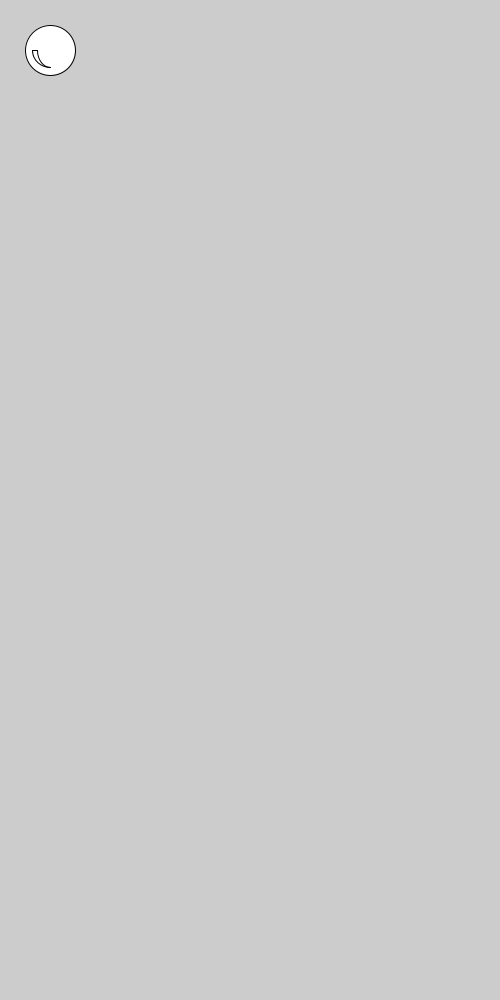
Frame 1 (no input)
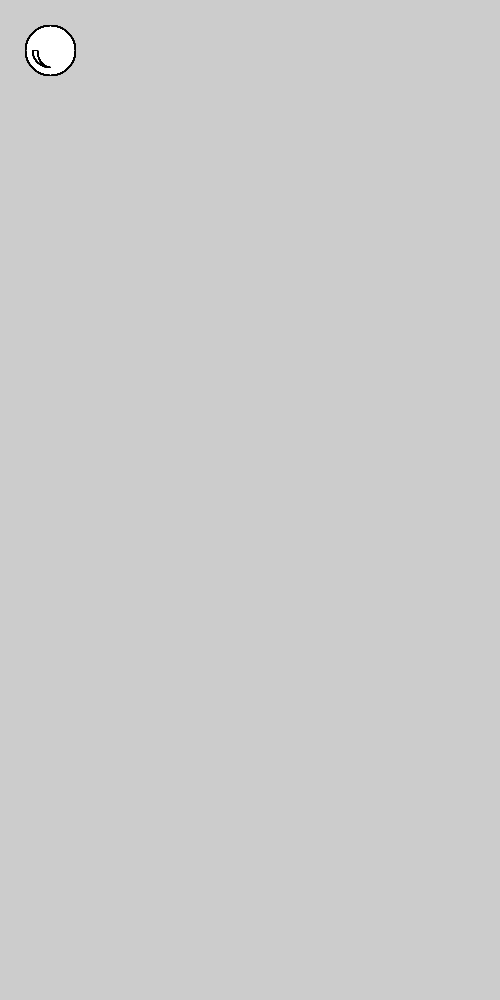
Frame 60 (the mouse pressed at the canvas centre just before this capture)
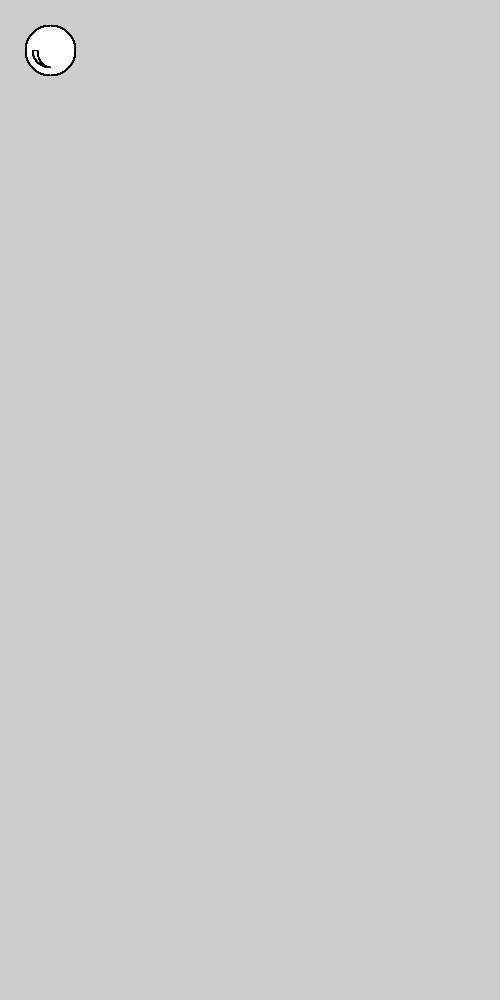
Frame 120 (the mouse held since frame 60 and released just before this capture)

The Processing sketch that drew these frames (run headless with seeded random() and noise(); from frame 60 on, the mouse is pressed at the canvas centre):

// Processing sketch: processing_24067
// ── processing_24067.pde

void setup(){
  size(500,1000);
}

void bubble(float x,float y, float wdth, float hght ){
  
  
  stroke(1);
  ellipse(x,y,wdth,hght);
  noFill();
  arc(x,y,7*wdth/10,7*hght/10,PI/2,PI);
  arc(x,y,5*wdth/10,7*hght/10,PI/2,PI);
  line((x-(3.5*wdth/10)),y,(x-(2.5*wdth/10)),y);
  
}

void draw(){

bubble(50,50,50,50);
}
